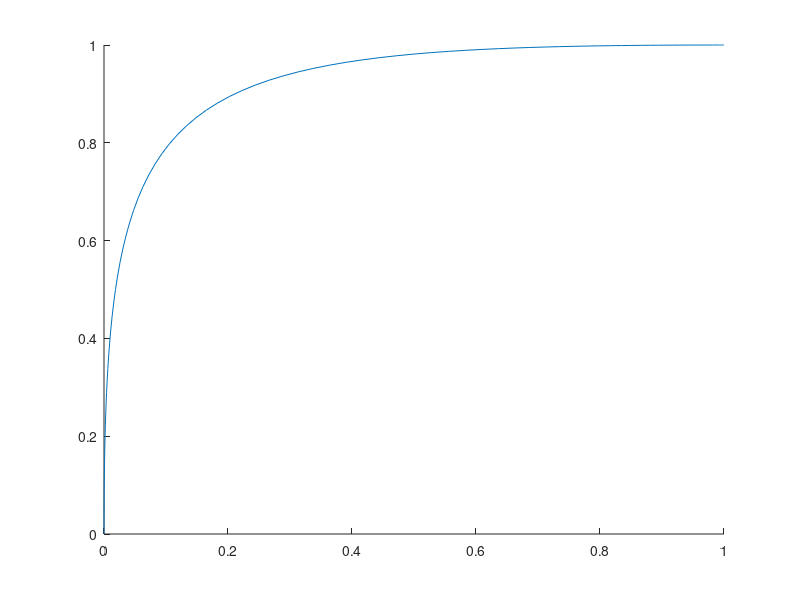

The MATLAB source for this figure: (Note: this script raises an error after producing the figure.)
%define normdistributions
MEAN1 = 5;
MEAN2 = 9;
VAR = 4;
boundary = 10;


%calc false alarm rate
falseAlarm = normcdf(boundary, MEAN1, sqrt(VAR), 'upper');
printFormat = 'False alarm rate = %.8f \n';
fprintf(printFormat, falseAlarm);

%calc hit rate
hit = normcdf(boundary, MEAN2, sqrt(VAR), 'upper');
printFormat = 'Hit rate = %.8f \n';
fprintf(printFormat, hit);


%calc discriminability with 5, 7, 4
d = abs(MEAN1 - MEAN2)/sqrt(VAR);
printFormat = 'Discriminability with 5, 7, 4 = %.8f \n';
fprintf(printFormat, d);


%calc discriminability with 5, 9, 4
MEAN1 = 5;
MEAN2 = 9;
VAR = 4;
d = abs(MEAN1 - MEAN2)/sqrt(VAR);
printFormat = 'Discriminability with 5, 9, 4 = %.8f \n';
fprintf(printFormat, d);

%find mean2 > mean1 so that d=3 with var=4 and mean1=5
%try to find with guessing
MEAN1 = 5;
VAR = 4;
MEAN2 = 11;
d = abs(MEAN1 - MEAN2)/sqrt(VAR);
printFormat = 'Discriminability with 5, 11, 4 = %.8f \n';
fprintf(printFormat, d);


%read data from file
data = load('lab3_1.mat');
data = data.outcomes;

%calculate hitrate
falseDetectionCount = 0;
trueDetectionCount = 0;
presentationCount = 0;
noPresentationCount = 0;
for i = 1:200
    signalPresented = data(i,1);
    signalDetected = data(i,2);
    if signalPresented == 1
        presentationCount = presentationCount +1;
        if signalDetected == 1
            trueDetectionCount = trueDetectionCount + 1;
        end
    else
        noPresentationCount = noPresentationCount +1;
        if signalDetected == 1
            falseDetectionCount = falseDetectionCount + 1;
        end
    end
end

%calc hit rate
hit = trueDetectionCount/presentationCount;
printFormat = 'Hit rate = %.8f \n';
fprintf(printFormat, hit);


%calc false rate
false = falseDetectionCount/noPresentationCount;
printFormat = 'False acceptance rate = %.8f \n';
fprintf(printFormat, false);

%{
%plot ROC curve
labels = data(:,1);
scores = data(:,2);
[X,Y,~,~,OPTROCPT] = perfcurve(labels,scores,1)
f1 = figure(1);
hold on
plot(X,Y);
plot(OPTROCPT(1), OPTROCPT(2), 'ro');
%}
%generate normal distributions with different variances
MEAN1 = 5;
MEAN2 = 8;
VAR = 0;
x = -1;
y = -1;
targetX = 0.1;
targetY = 0.8;

while abs(targetY-y) > 0.03
    x = -1;
    VAR = VAR + 0.01;
    %find point where x is near target
    boundary = 0.01;
    while abs(targetX-x) > 0.03
        x = normcdf(boundary, MEAN1, sqrt(VAR), 'upper');
        boundary = boundary + 0.01;
    end
    
    %calc hit rate in this boundary
    y = normcdf(boundary, MEAN2, sqrt(VAR), 'upper');
    
end

%print d
d = abs(MEAN1-MEAN2)/sqrt(VAR)
sqrt(VAR)
boundary
%plot ROC
X = [];
Y = [];
boundary = -1;
while boundary <=30
    X = [X normcdf(boundary, MEAN1, sqrt(VAR), 'upper')];
    Y = [Y normcdf(boundary, MEAN2, sqrt(VAR), 'upper')];
    boundary = boundary + 0.1;
end
f1 = figure(1);
hold on
plot(X,Y);
plot(targetX,targetY,'bO');
legend({'ROC-curve', '(0.1, 0.8)'})
title(['ROC curve, d=' num2str(d)]);
xlabel('Sensitivity');
ylabel('Specifity');